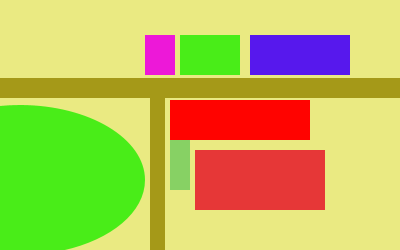
Frame 1 (no input)
Frame 60 (the mouse pressed at the canvas centre just before this capture): identical to frame 1, image omitted
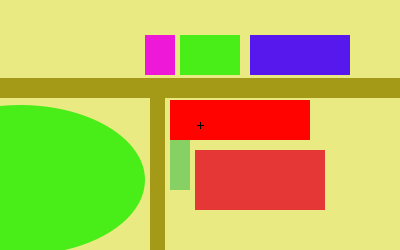
Frame 120 (the mouse held since frame 60 and released just before this capture)

The Processing sketch that drew these frames (run headless with seeded random() and noise(); from frame 60 on, the mouse is pressed at the canvas centre):

// Processing sketch: processing_3937
// ── processing_3937.pde

/**
 * Click. 
 * 
 * Move the mouse to position the shape. 
 * Press the mouse button to invert the color. 
 */


void setup() {
size(400, 250);
noStroke();

color lawn = color(73, 237, 24);
color redcentre = color(791, 003, 0);
color outside = color(234, 234, 130);
color webster = color(87, 24, 237);
color cafe = color(237, 24, 216);
color oval = color(73, 237, 24);
color walkway = color(165, 153, 24);
color newton = color(135, 209, 100);
color main = color (230, 55, 55);
color walkway2 = color(165, 153, 24);
// These statements are equivalent to the statements above.
// Programmers may use the format they prefer.
//color inside = #CC6600;
//color middle = #CC9900;
//color outside = #993300;

fill(outside);
rect(0, 0, 500, 300);
fill(redcentre);
rect(170, 100, 140, 40);
fill(lawn);
rect(180, 35, 60, 40);
fill(webster);
rect(250, 35, 100, 40); 
fill(cafe);
rect(145, 35, 30, 40);
fill(walkway);
rect(0, 78, 500, 20);
fill(oval);
ellipse(20, 180, 250, 150);
fill(newton);
rect(170, 140, 20, 50);
fill (main);
rect (195, 150, 130, 60);
fill (walkway2);
rect (150, 78, 15, 200);

}

void draw() {
  if(mousePressed) {
    stroke(0);
  } else {
    stroke(500);

  }
  line(mouseX-3, mouseY, mouseX+3, mouseY);
  line(mouseX, mouseY-3, mouseX, mouseY+3); 
    
}
    
